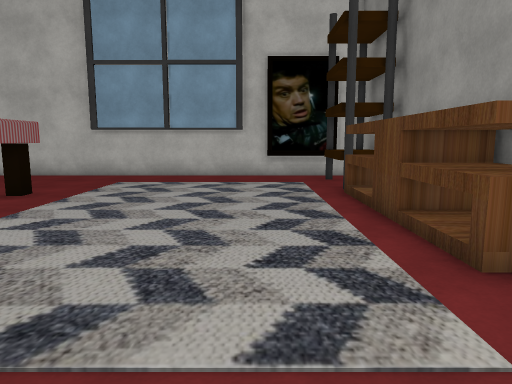
view 1 (above)

13 first-person views from a walk through a scene from a Unity 3-D project. The camera is 1.5 m above the floor, tilts 8° down and sees 70° across. The floor is counted in squares, 1 m on a side. Each view is taken from the middle of a square. On the plan, view 1 faces up. The plan holds only what a view shows up to about 16 squares ahead; the rest is blank. Some surface patterns are stand-ins.

view 2
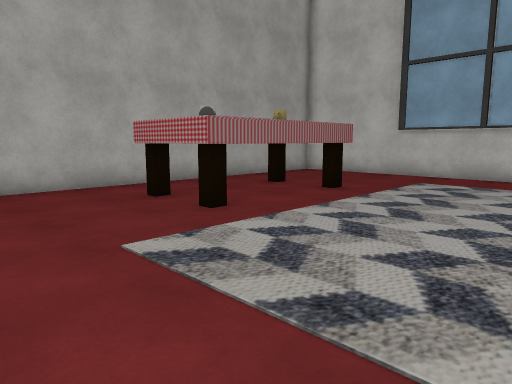

view 3
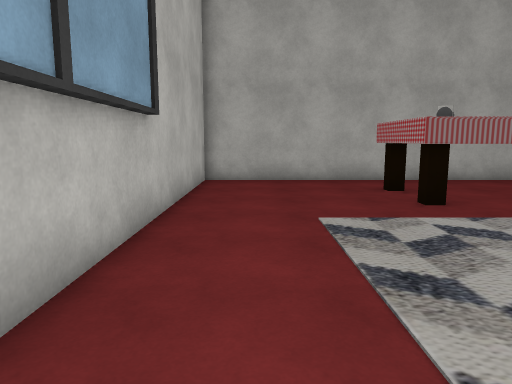

view 4
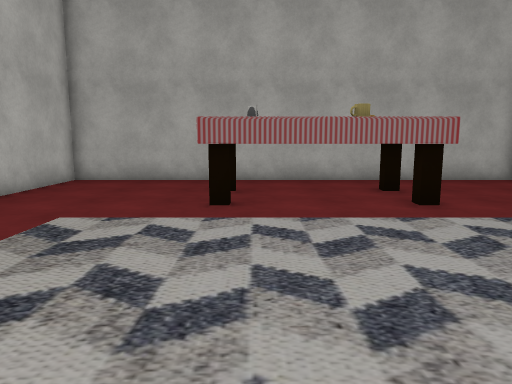

view 5
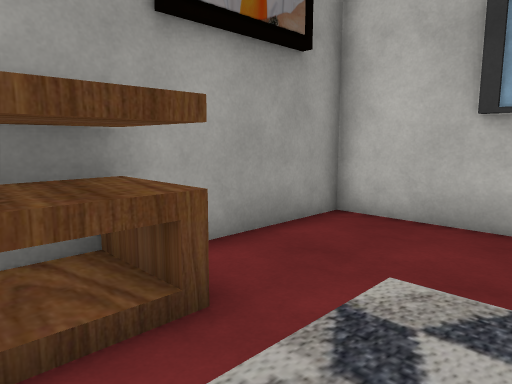

view 6
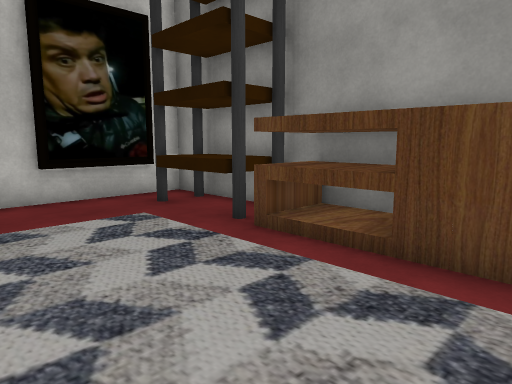

view 7
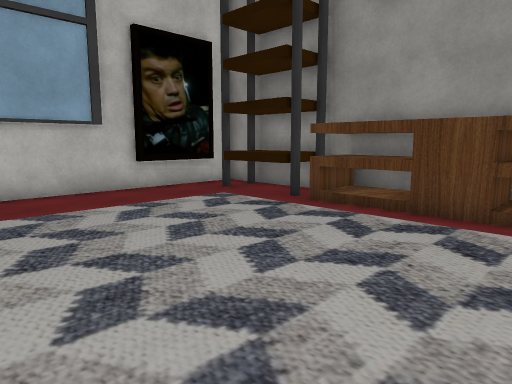

view 8
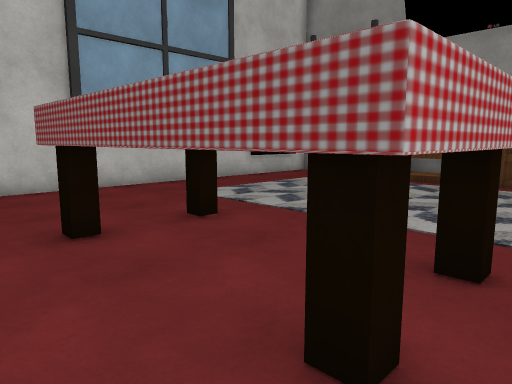

view 9
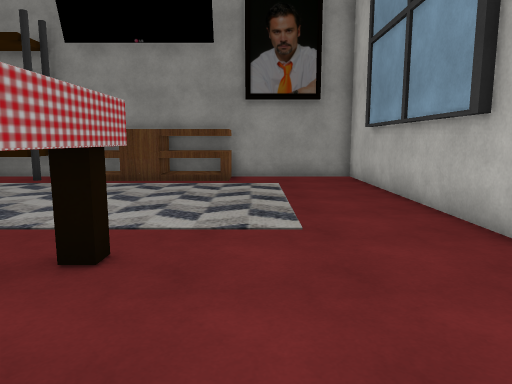

view 10
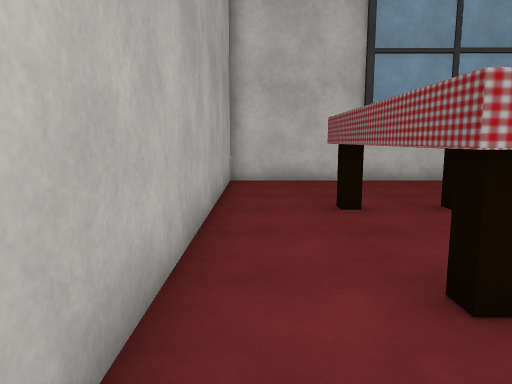

view 11
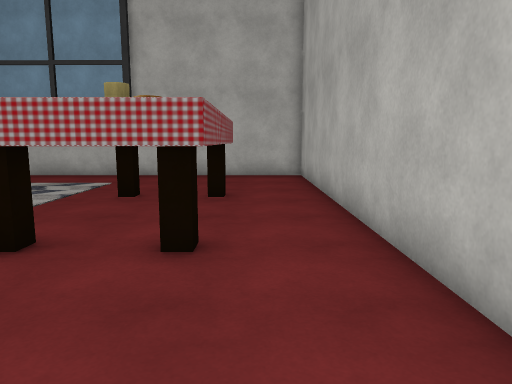

view 12
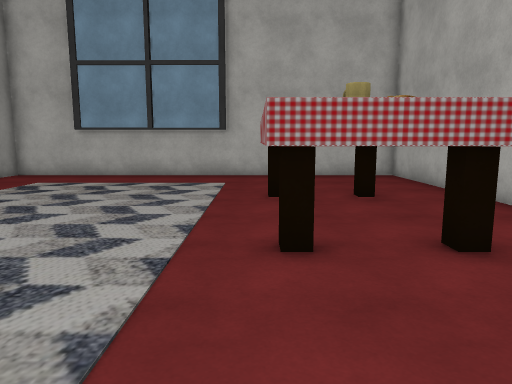

view 13
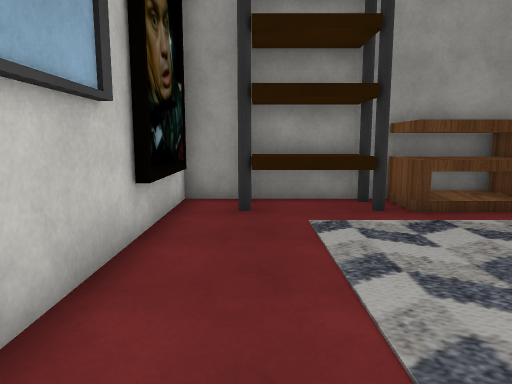

### Floor plan
Key: @ floor where view 1 was taken; # wall or solid block; . floor; O other object.
Columns run from 12 left of view 1 to 5 right of it. Each row starts with its distance up from view 1.
 16 ##################
 15 #................#
 14 #..............OO#
 13 #..............OO#
 12 #..............OO#
 11 #..............OO#
 10 #..OOOO........OO#
  9 #..O..O........OO#
  8 #..O..O........OO#
  7 #..O..O........OO#
  6 #..O..O........OO#
  5 #..OOOO........OO#
  4 #..............OO#
  3 #................#
  2 #................#
  1 #................#
  0 #...........@....#
 -1 ##################

Positions as (right, up) in squares from view 1, and headings:
1: (0, 0), facing up
2: (0, 0), facing up-left
3: (2, 1), facing left
4: (2, 6), facing left
5: (0, 6), facing down-right
6: (-2, 6), facing up-right
7: (-5, 5), facing up-right
8: (-11, 4), facing up-right
9: (-11, 3), facing right
10: (-11, 2), facing up
11: (-10, 15), facing down
12: (-6, 15), facing down
13: (-5, 14), facing right
